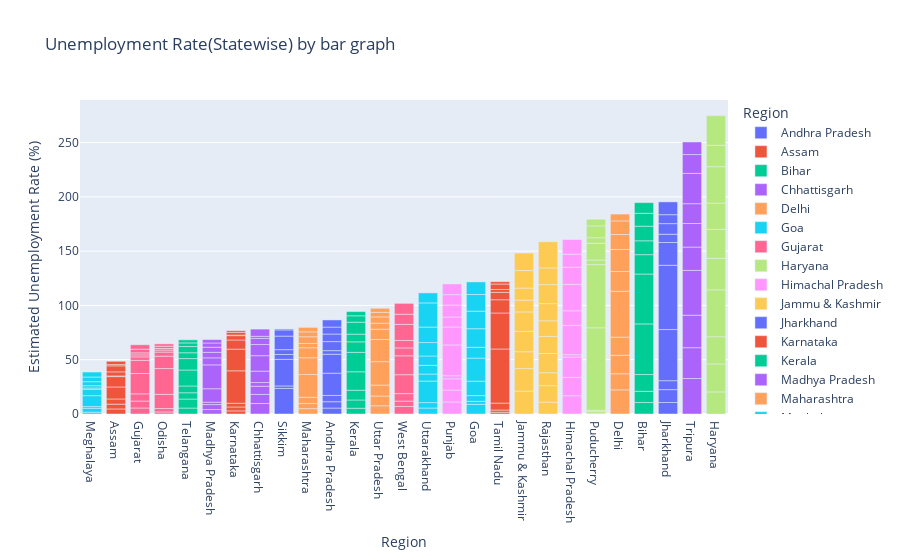

Here is the notebook cell this chart was saved with:
### Code cell
# USING BARPLOT TO ANALYSIS
# x AS REGION AND y AS ESTIMATED UNEMPLOYMENT RATE IN ASCENDING ORDER
fg=px.bar(rate,x='Region',y=' Estimated Unemployment Rate (%)',color='Region',
          title='Unemployment Rate(Statewise) by bar graph',template='plotly')
fg.update_layout(xaxis={'categoryorder':'total ascending'})
fg.show()

### Figure 1 — Plotly figure (JSON) as saved in the notebook; plotly's stock layout.template omitted (floating-point values rounded to 4 significant figures)
{"data": [{"alignmentgroup": "True", "hovertemplate": "Region=%{x}<br> Estimated Unemployment Rate (%)=%{y}<extra></extra>", "legendgroup": "Andhra Pradesh", "marker": {"color": "#636efa", "pattern": {"shape": ""}}, "name": "Andhra Pradesh", "offsetgroup": "Andhra Pradesh", "orientation": "v", "showlegend": true, "textposition": "auto", "type": "bar", "x": ["Andhra Pradesh", "Andhra Pradesh", "Andhra Pradesh", "Andhra Pradesh", "Andhra Pradesh", "Andhra Pradesh", "Andhra Pradesh", "Andhra Pradesh", "Andhra Pradesh", "Andhra Pradesh"], "xaxis": "x", "y": [5.48, 5.83, 5.79, 20.51, 17.43, 3.31, 8.34, 6.96, 6.4, 6.59], "yaxis": "y"}, {"alignmentgroup": "True", "hovertemplate": "Region=%{x}<br> Estimated Unemployment Rate (%)=%{y}<extra></extra>", "legendgroup": "Assam", "marker": {"color": "#EF553B", "pattern": {"shape": ""}}, "name": "Assam", "offsetgroup": "Assam", "orientation": "v", "showlegend": true, "textposition": "auto", "type": "bar", "x": ["Assam", "Assam", "Assam", "Assam", "Assam", "Assam", "Assam", "Assam", "Assam", "Assam"], "xaxis": "x", "y": [4.66, 4.41, 4.77, 11.06, 9.55, 0.6, 3.77, 5.53, 1.19, 3.02], "yaxis": "y"}, {"alignmentgroup": "True", "hovertemplate": "Region=%{x}<br> Estimated Unemployment Rate (%)=%{y}<extra></extra>", "legendgroup": "Bihar", "marker": {"color": "#00cc96", "pattern": {"shape": ""}}, "name": "Bihar", "offsetgroup": "Bihar", "orientation": "v", "showlegend": true, "textposition": "auto", "type": "bar", "x": ["Bihar", "Bihar", "Bihar", "Bihar", "Bihar", "Bihar", "Bihar", "Bihar", "Bihar", "Bihar"], "xaxis": "x", "y": [10.61, 10.29, 15.43, 46.64, 45.96, 17.82, 12.79, 13.44, 11.91, 9.82], "yaxis": "y"}, {"alignmentgroup": "True", "hovertemplate": "Region=%{x}<br> Estimated Unemployment Rate (%)=%{y}<extra></extra>", "legendgroup": "Chhattisgarh", "marker": {"color": "#ab63fa", "pattern": {"shape": ""}}, "name": "Chhattisgarh", "offsetgroup": "Chhattisgarh", "orientation": "v", "showlegend": true, "textposition": "auto", "type": "bar", "x": ["Chhattisgarh", "Chhattisgarh", "Chhattisgarh", "Chhattisgarh", "Chhattisgarh", "Chhattisgarh", "Chhattisgarh", "Chhattisgarh", "Chhattisgarh", "Chhattisgarh"], "xaxis": "x", "y": [9.65, 8.38, 7.54, 3.41, 10.5, 14.23, 10.27, 5.63, 1.96, 6.62], "yaxis": "y"}, {"alignmentgroup": "True", "hovertemplate": "Region=%{x}<br> Estimated Unemployment Rate (%)=%{y}<extra></extra>", "legendgroup": "Delhi", "marker": {"color": "#FFA15A", "pattern": {"shape": ""}}, "name": "Delhi", "offsetgroup": "Delhi", "orientation": "v", "showlegend": true, "textposition": "auto", "type": "bar", "x": ["Delhi", "Delhi", "Delhi", "Delhi", "Delhi", "Delhi", "Delhi", "Delhi", "Delhi", "Delhi"], "xaxis": "x", "y": [22.23, 14.84, 17.04, 16.68, 42.27, 18.19, 20.3, 13.79, 12.53, 6.27], "yaxis": "y"}, {"alignmentgroup": "True", "hovertemplate": "Region=%{x}<br> Estimated Unemployment Rate (%)=%{y}<extra></extra>", "legendgroup": "Goa", "marker": {"color": "#19d3f3", "pattern": {"shape": ""}}, "name": "Goa", "offsetgroup": "Goa", "orientation": "v", "showlegend": true, "textposition": "auto", "type": "bar", "x": ["Goa", "Goa", "Goa", "Goa", "Goa", "Goa", "Goa", "Goa", "Goa", "Goa"], "xaxis": "x", "y": [8.89, 2.81, 5.25, 13.31, 21.25, 9.96, 17.07, 16.21, 15.38, 11.54], "yaxis": "y"}, {"alignmentgroup": "True", "hovertemplate": "Region=%{x}<br> Estimated Unemployment Rate (%)=%{y}<extra></extra>", "legendgroup": "Gujarat", "marker": {"color": "#FF6692", "pattern": {"shape": ""}}, "name": "Gujarat", "offsetgroup": "Gujarat", "orientation": "v", "showlegend": true, "textposition": "auto", "type": "bar", "x": ["Gujarat", "Gujarat", "Gujarat", "Gujarat", "Gujarat", "Gujarat", "Gujarat", "Gujarat", "Gujarat", "Gujarat"], "xaxis": "x", "y": [5.54, 6.38, 6.66, 18.71, 12.11, 3.2, 1.84, 1.87, 3.42, 4.03], "yaxis": "y"}, {"alignmentgroup": "True", "hovertemplate": "Region=%{x}<br> Estimated Unemployment Rate (%)=%{y}<extra></extra>", "legendgroup": "Haryana", "marker": {"color": "#B6E880", "pattern": {"shape": ""}}, "name": "Haryana", "offsetgroup": "Haryana", "orientation": "v", "showlegend": true, "textposition": "auto", "type": "bar", "x": ["Haryana", "Haryana", "Haryana", "Haryana", "Haryana", "Haryana", "Haryana", "Haryana", "Haryana", "Haryana"], "xaxis": "x", "y": [20.34, 25.77, 25.05, 43.22, 29.02, 26.7, 24.18, 33.5, 19.68, 27.31], "yaxis": "y"}, {"alignmentgroup": "True", "hovertemplate": "Region=%{x}<br> Estimated Unemployment Rate (%)=%{y}<extra></extra>", "legendgroup": "Himachal Pradesh", "marker": {"color": "#FF97FF", "pattern": {"shape": ""}}, "name": "Himachal Pradesh", "offsetgroup": "Himachal Pradesh", "orientation": "v", "showlegend": true, "textposition": "auto", "type": "bar", "x": ["Himachal Pradesh", "Himachal Pradesh", "Himachal Pradesh", "Himachal Pradesh", "Himachal Pradesh", "Himachal Pradesh", "Himachal Pradesh", "Himachal Pradesh", "Himachal Pradesh", "Himachal Pradesh"], "xaxis": "x", "y": [16.83, 16.84, 18.76, 2.2, 26.95, 13.47, 24.31, 15.79, 12.04, 13.46], "yaxis": "y"}, {"alignmentgroup": "True", "hovertemplate": "Region=%{x}<br> Estimated Unemployment Rate (%)=%{y}<extra></extra>", "legendgroup": "Jammu & Kashmir", "marker": {"color": "#FECB52", "pattern": {"shape": ""}}, "name": "Jammu & Kashmir", "offsetgroup": "Jammu & Kashmir", "orientation": "v", "showlegend": true, "textposition": "auto", "type": "bar", "x": ["Jammu & Kashmir", "Jammu & Kashmir", "Jammu & Kashmir", "Jammu & Kashmir", "Jammu & Kashmir", "Jammu & Kashmir", "Jammu & Kashmir", "Jammu & Kashmir", "Jammu & Kashmir"], "xaxis": "x", "y": [21.08, 20.78, 15.5, 18.74, 17.92, 10.88, 11.09, 16.17, 16.14], "yaxis": "y"}, {"alignmentgroup": "True", "hovertemplate": "Region=%{x}<br> Estimated Unemployment Rate (%)=%{y}<extra></extra>", "legendgroup": "Jharkhand", "marker": {"color": "#636efa", "pattern": {"shape": ""}}, "name": "Jharkhand", "offsetgroup": "Jharkhand", "orientation": "v", "showlegend": true, "textposition": "auto", "type": "bar", "x": ["Jharkhand", "Jharkhand", "Jharkhand", "Jharkhand", "Jharkhand", "Jharkhand", "Jharkhand", "Jharkhand", "Jharkhand", "Jharkhand"], "xaxis": "x", "y": [10.61, 11.85, 8.23, 47.09, 59.23, 20.95, 7.63, 9.76, 8.24, 11.8], "yaxis": "y"}, {"alignmentgroup": "True", "hovertemplate": "Region=%{x}<br> Estimated Unemployment Rate (%)=%{y}<extra></extra>", "legendgroup": "Karnataka", "marker": {"color": "#EF553B", "pattern": {"shape": ""}}, "name": "Karnataka", "offsetgroup": "Karnataka", "orientation": "v", "showlegend": true, "textposition": "auto", "type": "bar", "x": ["Karnataka", "Karnataka", "Karnataka", "Karnataka", "Karnataka", "Karnataka", "Karnataka", "Karnataka", "Karnataka", "Karnataka"], "xaxis": "x", "y": [2.86, 3.61, 3.46, 29.84, 19.97, 8.44, 4.01, 0.5, 2.41, 1.58], "yaxis": "y"}, {"alignmentgroup": "True", "hovertemplate": "Region=%{x}<br> Estimated Unemployment Rate (%)=%{y}<extra></extra>", "legendgroup": "Kerala", "marker": {"color": "#00cc96", "pattern": {"shape": ""}}, "name": "Kerala", "offsetgroup": "Kerala", "orientation": "v", "showlegend": true, "textposition": "auto", "type": "bar", "x": ["Kerala", "Kerala", "Kerala", "Kerala", "Kerala", "Kerala", "Kerala", "Kerala", "Kerala", "Kerala"], "xaxis": "x", "y": [5.31, 7.6, 8.99, 16.99, 17.88, 9.71, 7.09, 10.98, 5.91, 3.88], "yaxis": "y"}, {"alignmentgroup": "True", "hovertemplate": "Region=%{x}<br> Estimated Unemployment Rate (%)=%{y}<extra></extra>", "legendgroup": "Madhya Pradesh", "marker": {"color": "#ab63fa", "pattern": {"shape": ""}}, "name": "Madhya Pradesh", "offsetgroup": "Madhya Pradesh", "orientation": "v", "showlegend": true, "textposition": "auto", "type": "bar", "x": ["Madhya Pradesh", "Madhya Pradesh", "Madhya Pradesh", "Madhya Pradesh", "Madhya Pradesh", "Madhya Pradesh", "Madhya Pradesh", "Madhya Pradesh", "Madhya Pradesh", "Madhya Pradesh"], "xaxis": "x", "y": [4.11, 4.57, 2.22, 12.36, 21.98, 6.48, 5.08, 4.7, 3.91, 3.13], "yaxis": "y"}, {"alignmentgroup": "True", "hovertemplate": "Region=%{x}<br> Estimated Unemployment Rate (%)=%{y}<extra></extra>", "legendgroup": "Maharashtra", "marker": {"color": "#FFA15A", "pattern": {"shape": ""}}, "name": "Maharashtra", "offsetgroup": "Maharashtra", "orientation": "v", "showlegend": true, "textposition": "auto", "type": "bar", "x": ["Maharashtra", "Maharashtra", "Maharashtra", "Maharashtra", "Maharashtra", "Maharashtra", "Maharashtra", "Maharashtra", "Maharashtra", "Maharashtra"], "xaxis": "x", "y": [4.95, 4.69, 5.79, 20.9, 15.46, 9.23, 3.89, 6.23, 4.55, 4.1], "yaxis": "y"}, {"alignmentgroup": "True", "hovertemplate": "Region=%{x}<br> Estimated Unemployment Rate (%)=%{y}<extra></extra>", "legendgroup": "Meghalaya", "marker": {"color": "#19d3f3", "pattern": {"shape": ""}}, "name": "Meghalaya", "offsetgroup": "Meghalaya", "orientation": "v", "showlegend": true, "textposition": "auto", "type": "bar", "x": ["Meghalaya", "Meghalaya", "Meghalaya", "Meghalaya", "Meghalaya", "Meghalaya", "Meghalaya", "Meghalaya", "Meghalaya", "Meghalaya"], "xaxis": "x", "y": [1.66, 3.59, 1.58, 10.03, 5.92, 1.15, 2.1, 3.74, 4.29, 4.6], "yaxis": "y"}, {"alignmentgroup": "True", "hovertemplate": "Region=%{x}<br> Estimated Unemployment Rate (%)=%{y}<extra></extra>", "legendgroup": "Odisha", "marker": {"color": "#FF6692", "pattern": {"shape": ""}}, "name": "Odisha", "offsetgroup": "Odisha", "orientation": "v", "showlegend": true, "textposition": "auto", "type": "bar", "x": ["Odisha", "Odisha", "Odisha", "Odisha", "Odisha", "Odisha", "Odisha", "Odisha", "Odisha", "Odisha"], "xaxis": "x", "y": [1.9, 3.12, 13.08, 23.76, 11.41, 3.77, 1.88, 1.42, 2.1, 2.18], "yaxis": "y"}, {"alignmentgroup": "True", "hovertemplate": "Region=%{x}<br> Estimated Unemployment Rate (%)=%{y}<extra></extra>", "legendgroup": "Puducherry", "marker": {"color": "#B6E880", "pattern": {"shape": ""}}, "name": "Puducherry", "offsetgroup": "Puducherry", "orientation": "v", "showlegend": true, "textposition": "auto", "type": "bar", "x": ["Puducherry", "Puducherry", "Puducherry", "Puducherry", "Puducherry", "Puducherry", "Puducherry", "Puducherry", "Puducherry", "Puducherry"], "xaxis": "x", "y": [0.58, 1.76, 1.2, 75.85, 58.19, 4.24, 15.47, 5.05, 10.9, 6.18], "yaxis": "y"}, {"alignmentgroup": "True", "hovertemplate": "Region=%{x}<br> Estimated Unemployment Rate (%)=%{y}<extra></extra>", "legendgroup": "Punjab", "marker": {"color": "#FF97FF", "pattern": {"shape": ""}}, "name": "Punjab", "offsetgroup": "Punjab", "orientation": "v", "showlegend": true, "textposition": "auto", "type": "bar", "x": ["Punjab", "Punjab", "Punjab", "Punjab", "Punjab", "Punjab", "Punjab", "Punjab", "Punjab", "Punjab"], "xaxis": "x", "y": [11.11, 10.97, 10.32, 2.86, 28.33, 16.55, 9.19, 10.99, 9.61, 9.88], "yaxis": "y"}, {"alignmentgroup": "True", "hovertemplate": "Region=%{x}<br> Estimated Unemployment Rate (%)=%{y}<extra></extra>", "legendgroup": "Rajasthan", "marker": {"color": "#FECB52", "pattern": {"shape": ""}}, "name": "Rajasthan", "offsetgroup": "Rajasthan", "orientation": "v", "showlegend": true, "textposition": "auto", "type": "bar", "x": ["Rajasthan", "Rajasthan", "Rajasthan", "Rajasthan", "Rajasthan", "Rajasthan", "Rajasthan", "Rajasthan", "Rajasthan", "Rajasthan"], "xaxis": "x", "y": [10.97, 15.16, 11.9, 17.7, 15.74, 14.39, 15.81, 17.51, 15.35, 24.15], "yaxis": "y"}, {"alignmentgroup": "True", "hovertemplate": "Region=%{x}<br> Estimated Unemployment Rate (%)=%{y}<extra></extra>", "legendgroup": "Sikkim", "marker": {"color": "#636efa", "pattern": {"shape": ""}}, "name": "Sikkim", "offsetgroup": "Sikkim", "orientation": "v", "showlegend": true, "textposition": "auto", "type": "bar", "x": ["Sikkim", "Sikkim", "Sikkim", "Sikkim", "Sikkim", "Sikkim", "Sikkim", "Sikkim"], "xaxis": "x", "y": [23.57, 2.28, 24.51, 4.46, 4.45, 12.49, 5.7, 0.88], "yaxis": "y"}, {"alignmentgroup": "True", "hovertemplate": "Region=%{x}<br> Estimated Unemployment Rate (%)=%{y}<extra></extra>", "legendgroup": "Tamil Nadu", "marker": {"color": "#EF553B", "pattern": {"shape": ""}}, "name": "Tamil Nadu", "offsetgroup": "Tamil Nadu", "orientation": "v", "showlegend": true, "textposition": "auto", "type": "bar", "x": ["Tamil Nadu", "Tamil Nadu", "Tamil Nadu", "Tamil Nadu", "Tamil Nadu", "Tamil Nadu", "Tamil Nadu", "Tamil Nadu", "Tamil Nadu", "Tamil Nadu"], "xaxis": "x", "y": [1.57, 2.09, 6.4, 49.83, 33.16, 12.2, 6.81, 2.65, 5, 2.16], "yaxis": "y"}, {"alignmentgroup": "True", "hovertemplate": "Region=%{x}<br> Estimated Unemployment Rate (%)=%{y}<extra></extra>", "legendgroup": "Telangana", "marker": {"color": "#00cc96", "pattern": {"shape": ""}}, "name": "Telangana", "offsetgroup": "Telangana", "orientation": "v", "showlegend": true, "textposition": "auto", "type": "bar", "x": ["Telangana", "Telangana", "Telangana", "Telangana", "Telangana", "Telangana", "Telangana", "Telangana", "Telangana", "Telangana"], "xaxis": "x", "y": [5.49, 8.29, 5.77, 6.25, 14.7, 10.55, 5.36, 5.79, 3.27, 2.86], "yaxis": "y"}, {"alignmentgroup": "True", "hovertemplate": "Region=%{x}<br> Estimated Unemployment Rate (%)=%{y}<extra></extra>", "legendgroup": "Tripura", "marker": {"color": "#ab63fa", "pattern": {"shape": ""}}, "name": "Tripura", "offsetgroup": "Tripura", "orientation": "v", "showlegend": true, "textposition": "auto", "type": "bar", "x": ["Tripura", "Tripura", "Tripura", "Tripura", "Tripura", "Tripura", "Tripura", "Tripura", "Tripura", "Tripura"], "xaxis": "x", "y": [32.67, 28.4, 29.95, 41.23, 21.51, 21.71, 18.24, 27.92, 17.35, 11.57], "yaxis": "y"}, {"alignmentgroup": "True", "hovertemplate": "Region=%{x}<br> Estimated Unemployment Rate (%)=%{y}<extra></extra>", "legendgroup": "Uttar Pradesh", "marker": {"color": "#FFA15A", "pattern": {"shape": ""}}, "name": "Uttar Pradesh", "offsetgroup": "Uttar Pradesh", "orientation": "v", "showlegend": true, "textposition": "auto", "type": "bar", "x": ["Uttar Pradesh", "Uttar Pradesh", "Uttar Pradesh", "Uttar Pradesh", "Uttar Pradesh", "Uttar Pradesh", "Uttar Pradesh", "Uttar Pradesh", "Uttar Pradesh", "Uttar Pradesh"], "xaxis": "x", "y": [7.58, 8.98, 10.11, 21.54, 20.41, 9.47, 5.56, 5.79, 4.18, 3.75], "yaxis": "y"}, {"alignmentgroup": "True", "hovertemplate": "Region=%{x}<br> Estimated Unemployment Rate (%)=%{y}<extra></extra>", "legendgroup": "Uttarakhand", "marker": {"color": "#19d3f3", "pattern": {"shape": ""}}, "name": "Uttarakhand", "offsetgroup": "Uttarakhand", "orientation": "v", "showlegend": true, "textposition": "auto", "type": "bar", "x": ["Uttarakhand", "Uttarakhand", "Uttarakhand", "Uttarakhand", "Uttarakhand", "Uttarakhand", "Uttarakhand", "Uttarakhand", "Uttarakhand", "Uttarakhand"], "xaxis": "x", "y": [5.49, 4.99, 19.85, 6.48, 8.01, 8.61, 12.38, 14.26, 22.26, 9.23], "yaxis": "y"}, {"alignmentgroup": "True", "hovertemplate": "Region=%{x}<br> Estimated Unemployment Rate (%)=%{y}<extra></extra>", "legendgroup": "West Bengal", "marker": {"color": "#FF6692", "pattern": {"shape": ""}}, "name": "West Bengal", "offsetgroup": "West Bengal", "orientation": "v", "showlegend": true, "textposition": "auto", "type": "bar", "x": ["West Bengal", "West Bengal", "West Bengal", "West Bengal", "West Bengal", "West Bengal", "West Bengal", "West Bengal", "West Bengal", "West Bengal"], "xaxis": "x", "y": [6.94, 4.92, 6.92, 17.41, 17.41, 7.29, 6.83, 14.87, 9.35, 9.98], "yaxis": "y"}], "layout": {"barmode": "relative", "legend": {"title": {"text": "Region"}, "tracegroupgap": 0}, "title": {"text": "Unemployment Rate(Statewise) by bar graph"}, "xaxis": {"anchor": "y", "categoryarray": ["Andhra Pradesh", "Assam", "Bihar", "Chhattisgarh", "Delhi", "Goa", "Gujarat", "Haryana", "Himachal Pradesh", "Jammu & Kashmir", "Jharkhand", "Karnataka", "Kerala", "Madhya Pradesh", "Maharashtra", "Meghalaya", "Odisha", "Puducherry", "Punjab", "Rajasthan", "Sikkim", "Tamil Nadu", "Telangana", "Tripura", "Uttar Pradesh", "Uttarakhand", "West Bengal"], "categoryorder": "total ascending", "domain": [0, 1], "title": {"text": "Region"}}, "yaxis": {"anchor": "x", "domain": [0, 1], "title": {"text": " Estimated Unemployment Rate (%)"}}}}
